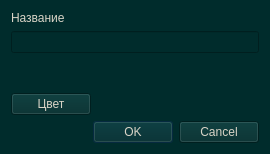
<?xml version="1.0" encoding="UTF-8"?>
<ui version="4.0">
 <class>Dialog</class>
 <widget class="QDialog" name="Dialog">
  <property name="geometry">
   <rect>
    <x>0</x>
    <y>0</y>
    <width>270</width>
    <height>154</height>
   </rect>
  </property>
  <property name="minimumSize">
   <size>
    <width>0</width>
    <height>154</height>
   </size>
  </property>
  <property name="maximumSize">
   <size>
    <width>16777215</width>
    <height>154</height>
   </size>
  </property>
  <property name="windowTitle">
   <string>Новый флаг</string>
  </property>
  <property name="styleSheet">
   <string notr="true">background-color: rgb(0, 44, 44);
selection-background-color: rgb(7, 52, 80);
alternate-background-color: rgb(0, 85, 0);

color: rgb(217, 212, 199);

font: 11.5pt &quot;MS Shell Dlg 2&quot;;</string>
  </property>
  <layout class="QVBoxLayout" name="verticalLayout">
   <item>
    <widget class="QLabel" name="label">
     <property name="sizePolicy">
      <sizepolicy hsizetype="Preferred" vsizetype="Fixed">
       <horstretch>0</horstretch>
       <verstretch>0</verstretch>
      </sizepolicy>
     </property>
     <property name="text">
      <string>Название</string>
     </property>
    </widget>
   </item>
   <item>
    <widget class="QLineEdit" name="leTitle"/>
   </item>
   <item>
    <spacer name="verticalSpacer">
     <property name="orientation">
      <enum>Qt::Vertical</enum>
     </property>
     <property name="sizeHint" stdset="0">
      <size>
       <width>20</width>
       <height>40</height>
      </size>
     </property>
    </spacer>
   </item>
   <item>
    <widget class="QPushButton" name="pbColor">
     <property name="sizePolicy">
      <sizepolicy hsizetype="Fixed" vsizetype="Fixed">
       <horstretch>0</horstretch>
       <verstretch>0</verstretch>
      </sizepolicy>
     </property>
     <property name="text">
      <string>Цвет</string>
     </property>
    </widget>
   </item>
   <item>
    <widget class="QDialogButtonBox" name="buttonBox">
     <property name="orientation">
      <enum>Qt::Horizontal</enum>
     </property>
     <property name="standardButtons">
      <set>QDialogButtonBox::Cancel|QDialogButtonBox::Ok</set>
     </property>
    </widget>
   </item>
  </layout>
 </widget>
 <resources/>
 <connections>
  <connection>
   <sender>buttonBox</sender>
   <signal>accepted()</signal>
   <receiver>Dialog</receiver>
   <slot>accept()</slot>
   <hints>
    <hint type="sourcelabel">
     <x>248</x>
     <y>254</y>
    </hint>
    <hint type="destinationlabel">
     <x>157</x>
     <y>274</y>
    </hint>
   </hints>
  </connection>
  <connection>
   <sender>buttonBox</sender>
   <signal>rejected()</signal>
   <receiver>Dialog</receiver>
   <slot>reject()</slot>
   <hints>
    <hint type="sourcelabel">
     <x>316</x>
     <y>260</y>
    </hint>
    <hint type="destinationlabel">
     <x>286</x>
     <y>274</y>
    </hint>
   </hints>
  </connection>
 </connections>
</ui>
